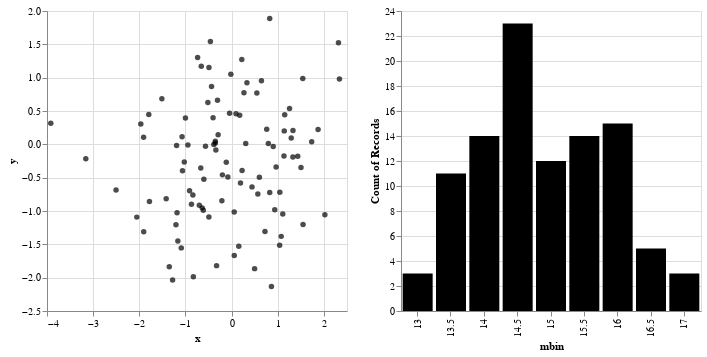

The notebook cell this image was saved under:
### Markdown cell above
highlight

### Code cell
import altair as alt
import pandas as pd
import numpy as np

x = np.random.normal(size=100)
y = np.random.normal(size=100)

m = np.random.normal(15, 1, size=100)

source = pd.DataFrame({"x": x, "y":y, "m":m})

# interval selection in the scatter plot
pts = alt.selection(type="interval", encodings=["x"])

# left panel: scatter plot
points = alt.Chart().mark_point(filled=True, color="black").encode(
    x='x',
    y='y'
).transform_filter(
    pts
).properties(
    width=300,
    height=300
)

# right panel: histogram
mag = alt.Chart().mark_bar().encode(
    x='mbin:N',
    y="count()",
    color=alt.condition(pts, alt.value("black"), alt.value("lightgray"))
).properties(
    width=300,
    height=300
).add_selection(pts)

# build the chart:
alt.hconcat(
    points,
    mag,
    data=source
).transform_bin(
    "mbin",
    field="m",
    bin=alt.Bin(maxbins=20)
)

### Figure 1 — Vega-Lite specification as saved in the notebook (floating-point values rounded to 4 significant figures)
{"config": {"view": {"continuousWidth": 300, "continuousHeight": 300}}, "hconcat": [{"mark": {"type": "point", "color": "black", "filled": true}, "encoding": {"x": {"field": "x", "type": "quantitative"}, "y": {"field": "y", "type": "quantitative"}}, "height": 300, "transform": [{"filter": {"param": "param_4"}}], "width": 300}, {"mark": {"type": "bar"}, "encoding": {"color": {"condition": {"param": "param_4", "value": "black"}, "value": "lightgray"}, "x": {"field": "mbin", "type": "nominal"}, "y": {"aggregate": "count", "type": "quantitative"}}, "height": 300, "name": "view_3", "width": 300}], "data": {"name": "data-ce57a0b7e5d3aea2dc7d38830b75a39f"}, "params": [{"name": "param_4", "select": {"type": "interval", "encodings": ["x"]}, "views": ["view_3"]}], "transform": [{"bin": {"maxbins": 20}, "field": "m", "as": "mbin"}], "$schema": "https://vega.github.io/schema/vega-lite/v5.17.0.json", "datasets": {"data-ce57a0b7e5d3aea2dc7d38830b75a39f": [{"x": -0.8288, "y": -1.987, "m": 14.59}, {"x": -0.6135, "y": -0.9875, "m": 14.62}, {"x": 0.2272, "y": -0.3927, "m": 13.58}, {"x": 0.8256, "y": -0.7233, "m": 15.0}, {"x": 0.9015, "y": -0.03136, "m": 15.47}, {"x": -0.0812, "y": -0.4915, "m": 17.02}, {"x": -0.01681, "y": 1.051, "m": 16.34}, {"x": 0.1554, "y": -1.528, "m": 14.84}, {"x": -0.3258, "y": -1.82, "m": 13.14}, {"x": -0.04453, "y": 0.4679, "m": 14.88}, {"x": 2.315, "y": 1.525, "m": 15.1}, {"x": 0.9645, "y": -0.3404, "m": 16.13}, {"x": 1.14, "y": 0.2018, "m": 14.0}, {"x": -0.4351, "y": 0.8659, "m": 14.33}, {"x": 1.045, "y": -0.72, "m": 15.58}, {"x": -0.4018, "y": 0.399, "m": 14.3}, {"x": -0.5661, "y": -0.02891, "m": 15.85}, {"x": -0.2106, "y": -0.845, "m": 14.29}, {"x": 0.09475, "y": 0.4601, "m": 15.61}, {"x": -0.6574, "y": 1.17, "m": 14.34}, {"x": -2.504, "y": -0.6841, "m": 16.64}, {"x": -1.206, "y": -1.206, "m": 14.69}, {"x": -0.8393, "y": -0.7608, "m": 14.96}, {"x": -1.0, "y": 0.3947, "m": 13.87}, {"x": -1.905, "y": -1.311, "m": 14.89}, {"x": -1.182, "y": -1.028, "m": 15.72}, {"x": 0.6465, "y": 0.9526, "m": 16.53}, {"x": 0.7959, "y": 0.01087, "m": 14.16}, {"x": -3.918, "y": 0.3177, "m": 15.94}, {"x": 0.1924, "y": -0.5796, "m": 15.02}, {"x": -0.2924, "y": 0.1439, "m": 14.49}, {"x": -1.35, "y": -1.835, "m": 14.61}, {"x": -0.1156, "y": -0.2675, "m": 15.08}, {"x": -0.4595, "y": 1.544, "m": 15.16}, {"x": -0.668, "y": -0.3544, "m": 13.51}, {"x": -0.911, "y": -0.6956, "m": 16.43}, {"x": 0.8631, "y": -2.132, "m": 15.37}, {"x": 0.723, "y": -1.309, "m": 13.84}, {"x": 1.04, "y": -1.514, "m": 15.96}, {"x": -1.074, "y": 0.1143, "m": 14.39}, {"x": 0.5684, "y": -0.7449, "m": 15.34}, {"x": -0.9474, "y": -0.01127, "m": 16.48}, {"x": 1.547, "y": -1.201, "m": 16.14}, {"x": -1.065, "y": -0.395, "m": 13.89}, {"x": -3.159, "y": -0.2152, "m": 16.53}, {"x": -0.3523, "y": 0.01897, "m": 16.31}, {"x": -0.6014, "y": -0.5222, "m": 15.66}, {"x": -1.417, "y": -0.8163, "m": 16.32}, {"x": -0.3057, "y": 0.6625, "m": 15.33}, {"x": -0.7368, "y": 1.302, "m": 14.91}, {"x": -1.907, "y": 0.1066, "m": 16.07}, {"x": -0.8699, "y": -0.8988, "m": 14.98}, {"x": 0.6014, "y": -0.4945, "m": 14.47}, {"x": -1.091, "y": -1.553, "m": 14.38}, {"x": 0.3059, "y": 0.01101, "m": 16.73}, {"x": 2.021, "y": -1.056, "m": 16.6}, {"x": -1.279, "y": -2.034, "m": 13.68}, {"x": -0.6992, "y": -0.9121, "m": 15.29}, {"x": -0.4927, "y": -1.088, "m": 16.47}, {"x": 1.873, "y": 0.2239, "m": 13.62}, {"x": 0.4416, "y": -0.6383, "m": 15.7}, {"x": 0.2208, "y": 1.273, "m": 16.18}, {"x": 1.735, "y": 0.03809, "m": 15.96}, {"x": 0.498, "y": -1.864, "m": 17.45}, {"x": 1.328, "y": -0.191, "m": 14.82}, {"x": -0.3856, "y": -0.003593, "m": 16.47}, {"x": -0.6368, "y": -0.9531, "m": 13.02}, {"x": -1.165, "y": -1.448, "m": 13.35}, {"x": 1.075, "y": -1.381, "m": 16.12}, {"x": 0.2674, "y": 0.7747, "m": 15.74}, {"x": -2.054, "y": -1.092, "m": 16.29}, {"x": 1.542, "y": 0.9885, "m": 14.55}, {"x": 2.336, "y": 0.9811, "m": 14.43}, {"x": 0.3321, "y": 0.924, "m": 14.96}, {"x": -1.967, "y": 0.3066, "m": 13.64}, {"x": 0.9351, "y": -0.9797, "m": 14.71}, {"x": -1.78, "y": -0.8567, "m": 15.06}, {"x": 0.1745, "y": 0.4377, "m": 14.96}, {"x": -1.794, "y": 0.4475, "m": 14.16}, {"x": -1.192, "y": -0.01913, "m": 14.98}, {"x": 1.134, "y": -0.1748, "m": 15.87}, {"x": 1.255, "y": 0.5386, "m": 13.74}, {"x": -1.511, "y": 0.6846, "m": 15.27}, {"x": 0.05752, "y": -1.666, "m": 14.12}, {"x": 1.33, "y": 0.2089, "m": 14.9}, {"x": 0.8252, "y": 1.888, "m": 15.97}, {"x": 1.503, "y": -0.3461, "m": 14.66}, {"x": 0.7606, "y": 0.227, "m": 14.62}, {"x": -0.3415, "y": -0.08666, "m": 15.55}, {"x": -0.1992, "y": -0.4581, "m": 14.94}, {"x": 1.433, "y": -0.1783, "m": 14.88}, {"x": 0.5468, "y": 0.7708, "m": 16.04}, {"x": -1.026, "y": -0.2651, "m": 17.44}, {"x": -0.4907, "y": 1.151, "m": 13.87}, {"x": -0.3528, "y": 0.04594, "m": 16.05}, {"x": 1.109, "y": -1.045, "m": 15.1}, {"x": -0.5141, "y": 0.6275, "m": 14.15}, {"x": 0.0565, "y": -1.014, "m": 14.06}, {"x": 1.292, "y": 0.09354, "m": 14.99}, {"x": 1.151, "y": 0.4425, "m": 15.55}]}}
